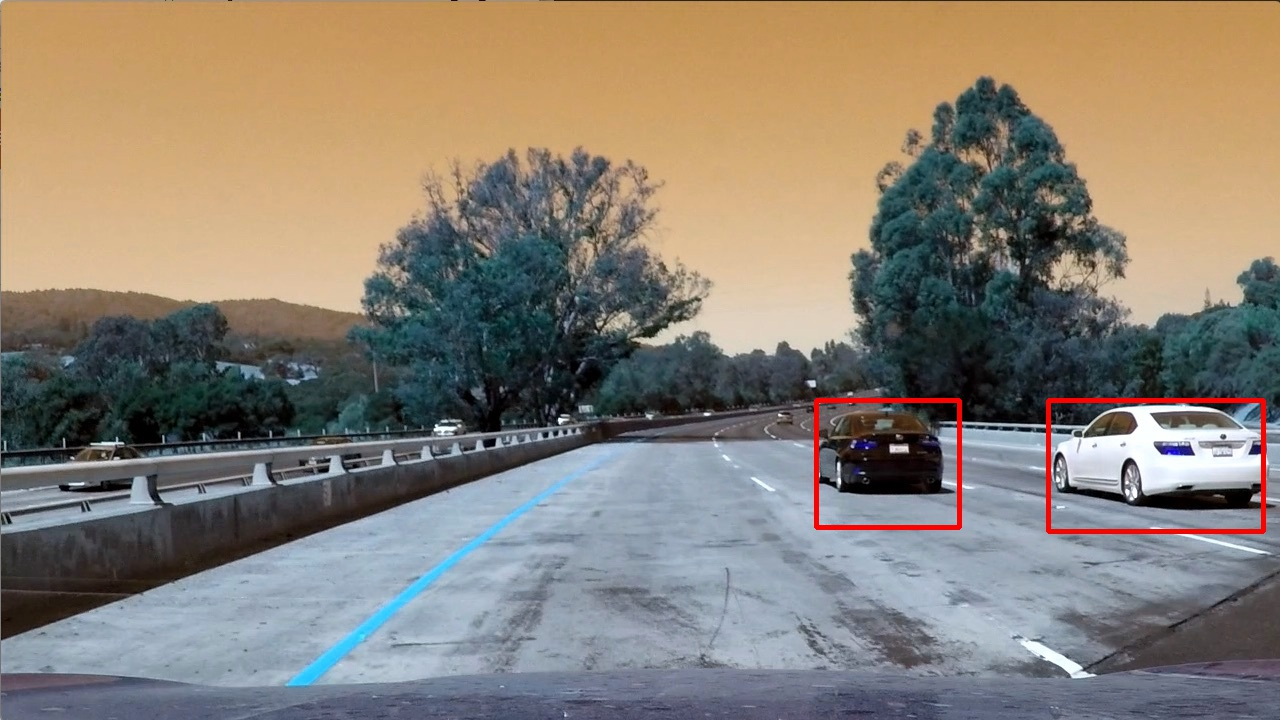
#> input picture Project 5/test_images/detect_img1.jpg, 1280 x 720 px
$ python -i functions.py   (imports and definitions only)   (older library calls are emulated)
#> lines starting #> are read from the running program, lines starting #| are printed output that depends on the picture
import matplotlib.image as mpimg
import matplotlib.pyplot as plt
import numpy as np
import cv2
import pickle
import glob
from skimage.feature import hog

# [15 lines left out: function convert_color, not called in this run]

def get_hog_features(img, orient, pix_per_cell, cell_per_block,
                        vis=False, feature_vec=True):
    # Call with two outputs if vis==True
    if vis == True:
        features, hog_image = hog(img, orientations=orient,
                                  pixels_per_cell=(pix_per_cell, pix_per_cell),
                                  cells_per_block=(cell_per_block, cell_per_block),
                                  transform_sqrt=False,
                                  visualise=vis, feature_vector=feature_vec)
        return features, hog_image
    # Otherwise call with one output
    else:
        features = hog(img, orientations=orient,
                       pixels_per_cell=(pix_per_cell, pix_per_cell),
                       cells_per_block=(cell_per_block, cell_per_block),
                       transform_sqrt=False,
                       visualise=vis, feature_vector=feature_vec)
        return features

# Define a function to compute binned color features
def bin_spatial(img, size):
    # Use cv2.resize().ravel() to create the feature vector
#> called with size = (32, 32)
    color1 = cv2.resize(img[:,:,0], size).ravel()
#> color1 = 1024 values, max 255 at index 671, min 0 at index 611, mean 136.6
    color2 = cv2.resize(img[:,:,1], size).ravel()
#> color2 = 1024 values, max 255 at index 636, min 0 at index 662, mean 127.5
    color3 = cv2.resize(img[:,:,2], size).ravel()
#> color3 = 1024 values, max 255 at index 635, min 0 at index 582, mean 116.2
    return np.hstack((color1, color2, color3))

# Define a function to compute color histogram features
def color_hist(img, nbins=32):
    # Compute the histogram of the color channels separately
    channel1_hist = np.histogram(img[:,:,0], bins=nbins)
    channel2_hist = np.histogram(img[:,:,1], bins=nbins)
    channel3_hist = np.histogram(img[:,:,2], bins=nbins)
    # Concatenate the histograms into a single feature vector
    hist_features = np.concatenate((channel1_hist[0], channel2_hist[0], channel3_hist[0]))
    # Return the individual histograms, bin_centers and feature vector
    return hist_features

# Define a function to extract features from a list of images
# Have this function call bin_spatial() and color_hist()
# [102 lines left out: functions extract_features, draw_boxes, slide_window, not called in this run]

# Define a function to extract features from a single image window
def single_img_features(img, color_space='RGB', spatial_size=(32, 32),
                        hist_bins=32, orient=9,
                        pix_per_cell=8, cell_per_block=2, hog_channel=0,
                        spatial_feat=True, hist_feat=True, hog_feat=True, vis=False):
    #1) Define an empty list to receive features
    img_features = []
    #2) Apply color conversion if other than 'RGB'
    if color_space != 'RGB':
        if color_space == 'HSV':
            feature_image = cv2.cvtColor(img, cv2.COLOR_RGB2HSV)
        elif color_space == 'LUV':
            feature_image = cv2.cvtColor(img, cv2.COLOR_RGB2LUV)
        elif color_space == 'HLS':
            feature_image = cv2.cvtColor(img, cv2.COLOR_RGB2HLS)
        elif color_space == 'YUV':
            feature_image = cv2.cvtColor(img, cv2.COLOR_RGB2YUV)
        elif color_space == 'YCrCb':
            feature_image = cv2.cvtColor(img, cv2.COLOR_RGB2YCrCb)
    else: feature_image = np.copy(img)
    #3) Compute spatial features if flag is set
    if spatial_feat == True:
        spatial_features = bin_spatial(feature_image, size=spatial_size)
#> spatial_features = 3072 values, max 255 at index 671, min 0 at index 611, mean 126.8
        #4) Append features to list
        img_features.append(spatial_features)
    #5) Compute histogram features if flag is set
    if hist_feat == True:
        hist_features = color_hist(feature_image, nbins=hist_bins)
#> in color_hist, `hist_features = np.concatenate((channel1_hist[0], channel2_hist[0], ch..`: hist_features = 96 values, max 112149 at index 25, min 936 at index 60, mean 28800
        #6) Append features to list
        img_features.append(hist_features)
    #7) Compute HOG features if flag is set
    if hog_feat == True:
        if hog_channel == 'ALL':
            hog_features = []
            for channel in range(feature_image.shape[2]):
                hog_features.extend(get_hog_features(feature_image[:,:,channel],
                                    orient, pix_per_cell, cell_per_block,
                                    vis=False, feature_vec=True))
            #hog_features = np.concatenate(hog_features)
        else:
            if vis == True:
                hog_features, hog_image = get_hog_features(feature_image[:,:,hog_channel], orient,
                        pix_per_cell, cell_per_block, vis=True, feature_vec=True)
            else:
                hog_features = get_hog_features(feature_image[:,:,hog_channel], orient,
                        pix_per_cell, cell_per_block, vis=False, feature_vec=True)
#> in get_hog_features, `features = hog(img, orientations=orient, pixels_per_cell=(pix_per_cell..`:
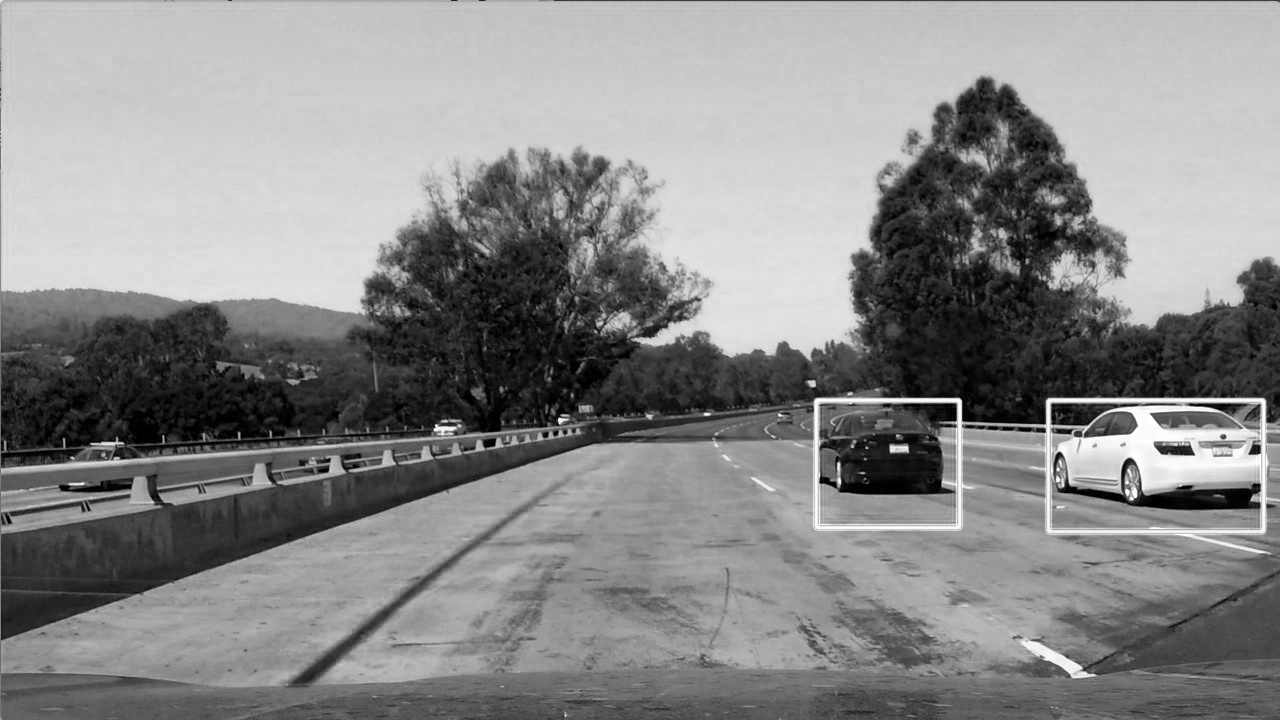
#> img: shape (720, 1280); min 0, max 255, mean 136.5
        #8) Append features to list
        img_features.append(hog_features)

    #9) Return concatenated array of features
    if vis == True:
        return np.concatenate(img_features), hog_image
    else:
        return np.concatenate(img_features)

# Define a function you will pass an image
# and the list of windows to be searched (output of slide_windows())
# [60 lines left out: functions search_windows, add_heat, apply_threshold, draw_labeled_bboxes, not called in this run]

class Vehicle():
    # [14 lines left out: function __init__, not called in this run]

>>> import cv2
>>> picture = cv2.cvtColor(cv2.imread('test_images/detect_img1.jpg'), cv2.COLOR_BGR2RGB)
>>> result = single_img_features(picture)

$ run again, on Project 5/test_images/detect_img2.jpg
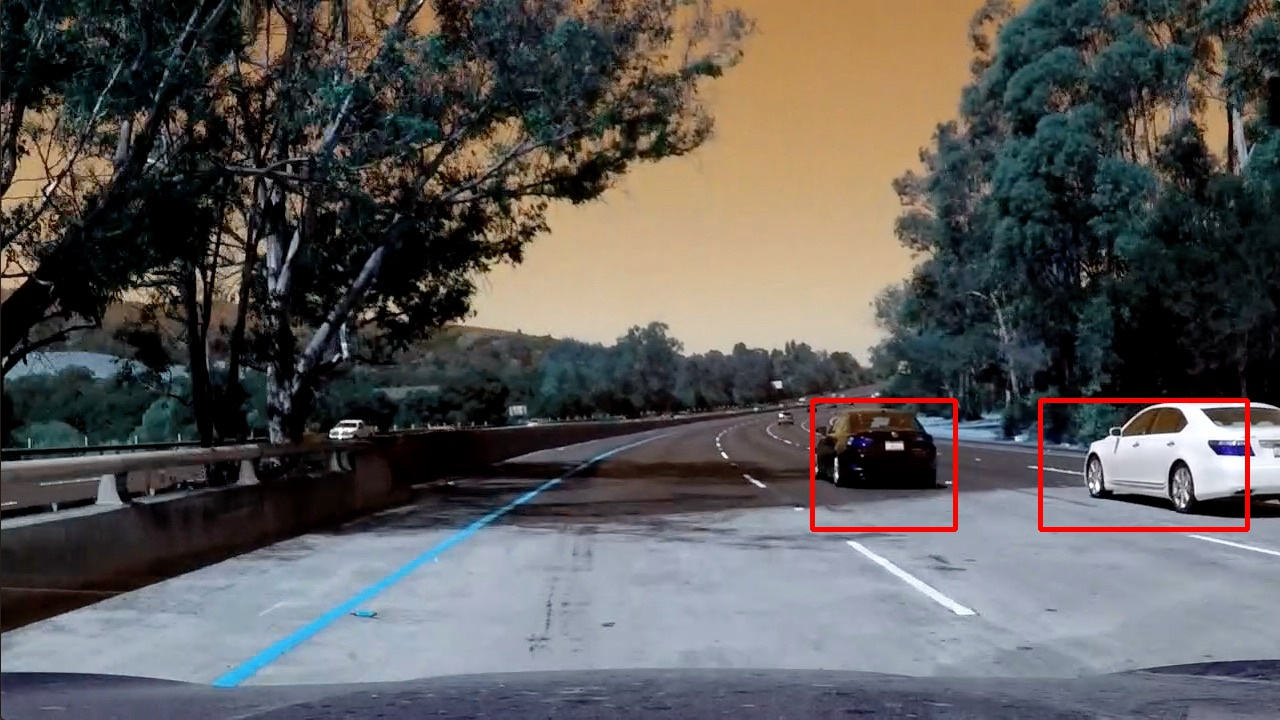
#> input picture Project 5/test_images/detect_img2.jpg, 1280 x 720 px
#> color1 = 1024 values, max 249 at index 638, min 0 at index 0, mean 89.54
#> color2 = 1024 values, max 251 at index 638, min 0 at index 0, mean 87.02
#> color3 = 1024 values, max 255 at index 637, min 0 at index 0, mean 86.04
#> spatial_features = 3072 values, max 255 at index 2685, min 0 at index 0, mean 87.53
#> in color_hist, `hist_features = np.concatenate((channel1_hist[0], channel2_hist[0], ch..`: hist_features = 96 values, max 122037 at index 0, min 855 at index 58, mean 28800
#> in get_hog_features, `features = hog(img, orientations=orient, pixels_per_cell=(pix_per_cell..`:
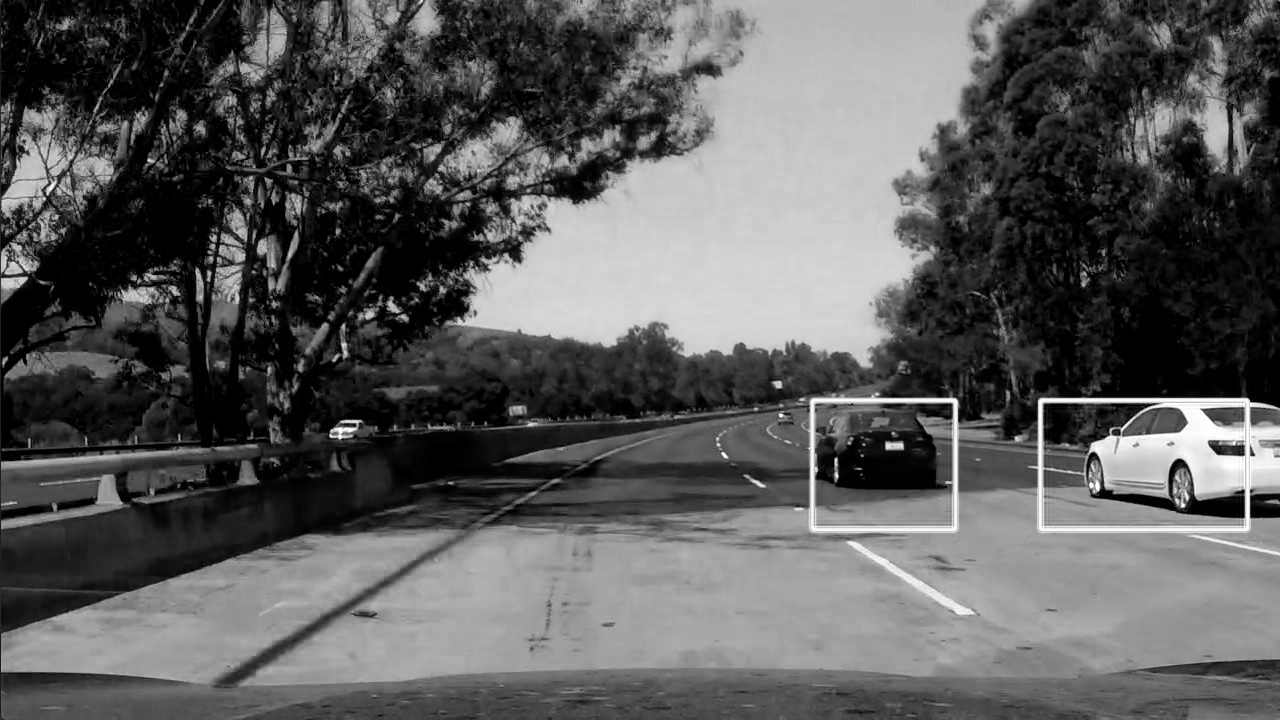
#> img: shape (720, 1280); min 0, max 255, mean 90.8

$ run again, on Project 5/test_images/detect_img3.jpg
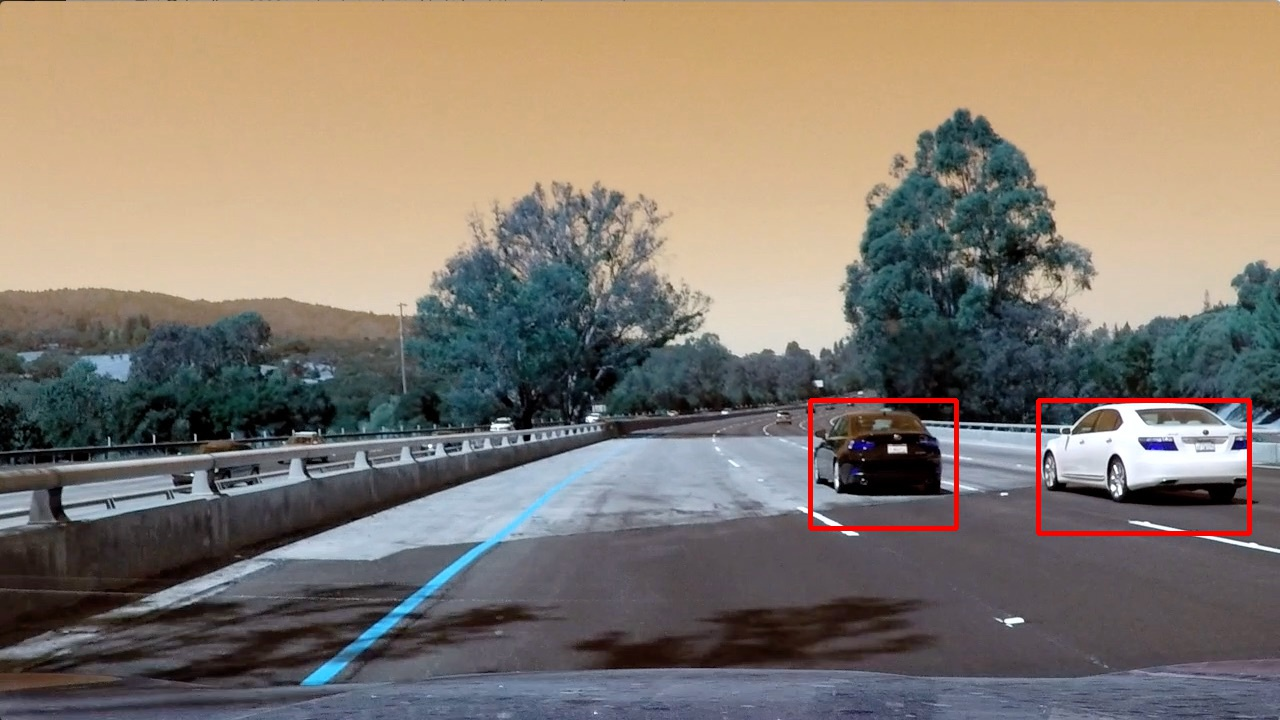
#> input picture Project 5/test_images/detect_img3.jpg, 1280 x 720 px
#> color1 = 1024 values, max 252 at index 669, min 1 at index 579, mean 131.7
#> color2 = 1024 values, max 254 at index 635, min 0 at index 567, mean 122.1
#> color3 = 1024 values, max 255 at index 634, min 0 at index 662, mean 111.4
#> spatial_features = 3072 values, max 255 at index 2682, min 0 at index 1591, mean 121.8
#> in color_hist, `hist_features = np.concatenate((channel1_hist[0], channel2_hist[0], ch..`: hist_features = 96 values, max 115107 at index 26, min 997 at index 60, mean 28800
#> in get_hog_features, `features = hog(img, orientations=orient, pixels_per_cell=(pix_per_cell..`:
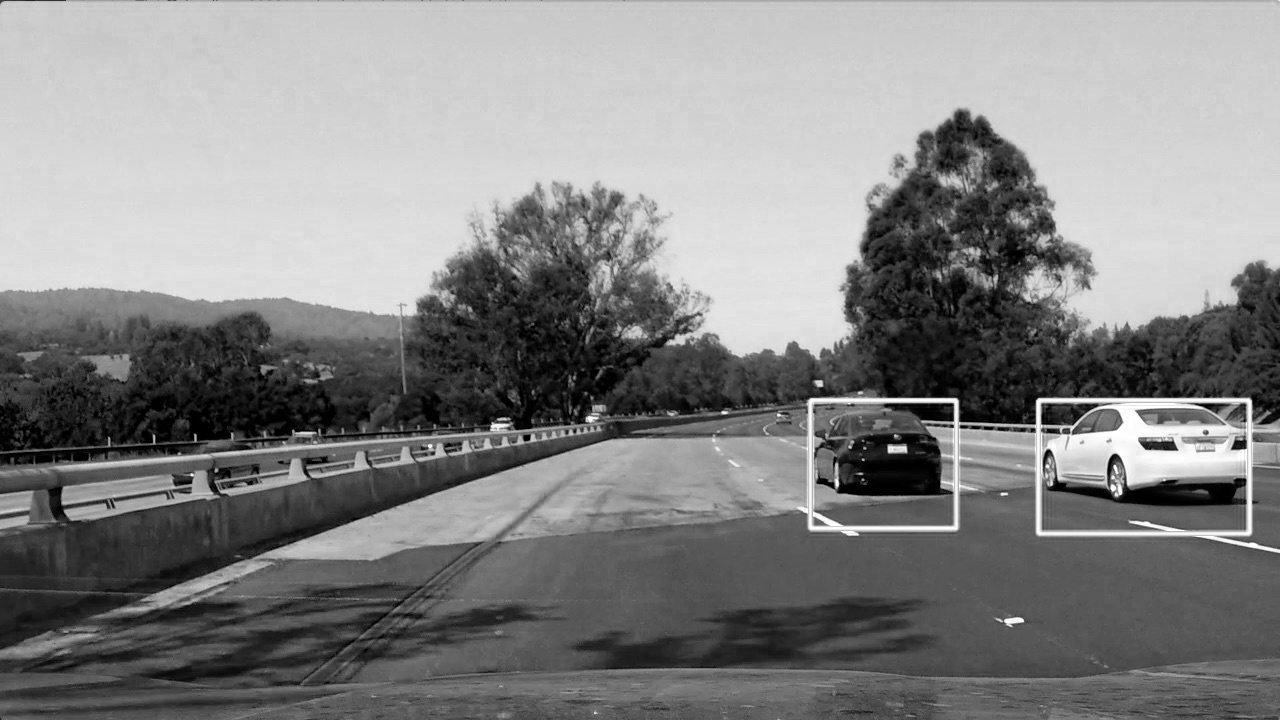
#> img: shape (720, 1280); min 0, max 255, mean 132

$ run again, on Project 5/test_images/detect_img4.jpg
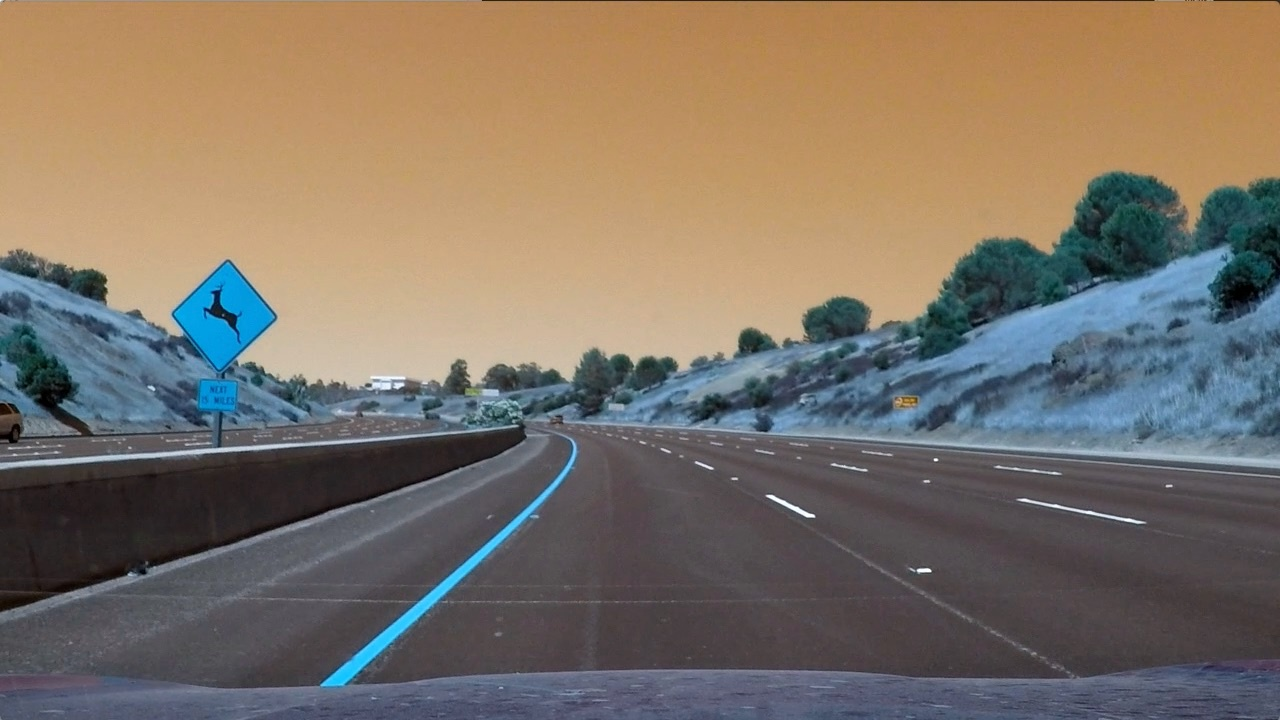
#> input picture Project 5/test_images/detect_img4.jpg, 1280 x 720 px
#> color1 = 1024 values, max 209 at index 490, min 1 at index 485, mean 124.8
#> color2 = 1024 values, max 206 at index 730, min 5 at index 545, mean 113.9
#> color3 = 1024 values, max 252 at index 905, min 9 at index 545, mean 102.1
#> spatial_features = 3072 values, max 252 at index 2953, min 1 at index 485, mean 113.6
#> in color_hist, `hist_features = np.concatenate((channel1_hist[0], channel2_hist[0], ch..`: hist_features = 96 values, max 117703 at index 10, min 71 at index 31, mean 28800
#> in get_hog_features, `features = hog(img, orientations=orient, pixels_per_cell=(pix_per_cell..`:
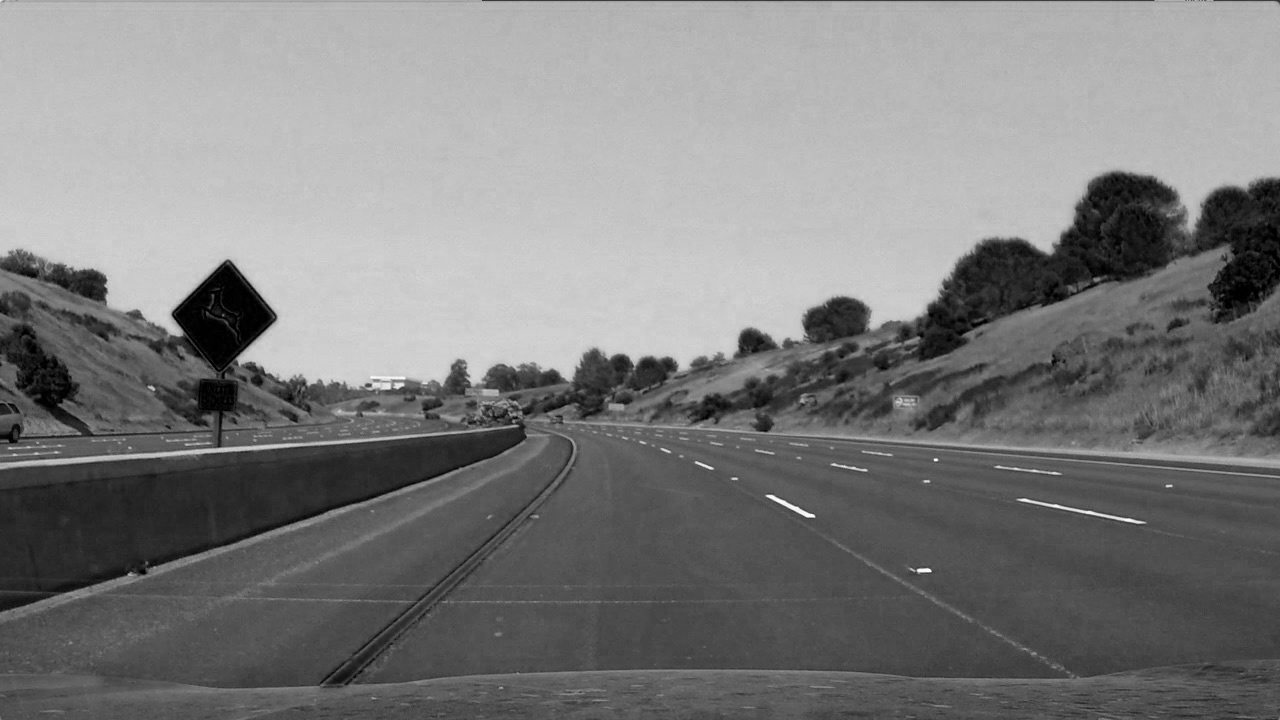
#> img: shape (720, 1280); min 0, max 255, mean 125.4
